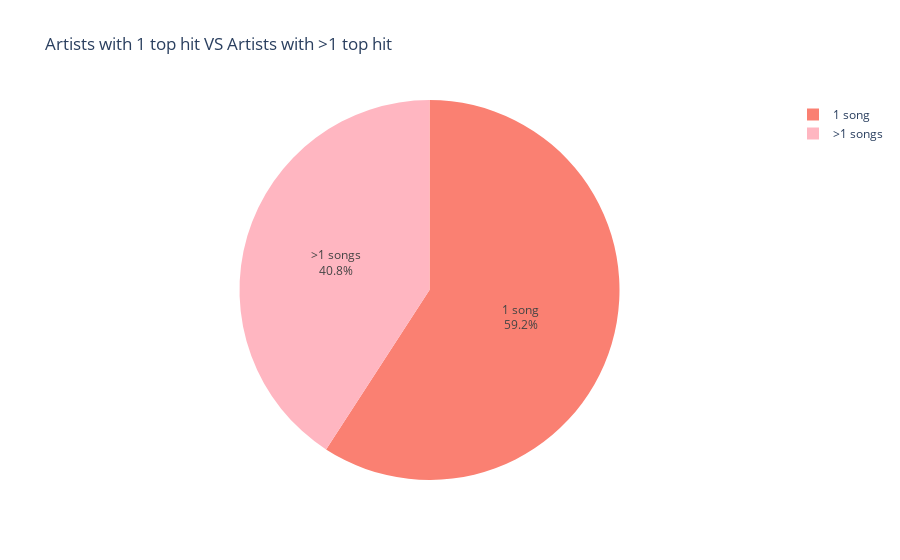

Notebook cell for this chart:
### Code cell
# No. of artists with only 1 top hit song VS artists with more than 1
iplot(px.pie(names=['1 song', '>1 songs'], 
       values=[len(artists.loc[lambda x:x==1]), 
          len(artists)-len(artists.loc[lambda x:x==1])
         ],
       title="Artists with 1 top hit VS Artists with >1 top hit",
       color_discrete_sequence=['salmon','lightpink']
      ).update_traces(textinfo='label+percent'))

### Figure 1 — Plotly figure (JSON) as saved in the notebook; plotly's stock layout.template omitted (floating-point values rounded to 4 significant figures)
{"data": [{"domain": {"x": [0, 1], "y": [0, 1]}, "hovertemplate": "label=%{label}<br>value=%{value}<extra></extra>", "labels": ["1 song", ">1 songs"], "legendgroup": "", "name": "", "showlegend": true, "textinfo": "label+percent", "type": "pie", "values": [494, 341]}], "layout": {"legend": {"tracegroupgap": 0}, "piecolorway": ["salmon", "lightpink"], "title": {"text": "Artists with 1 top hit VS Artists with >1 top hit"}}}
